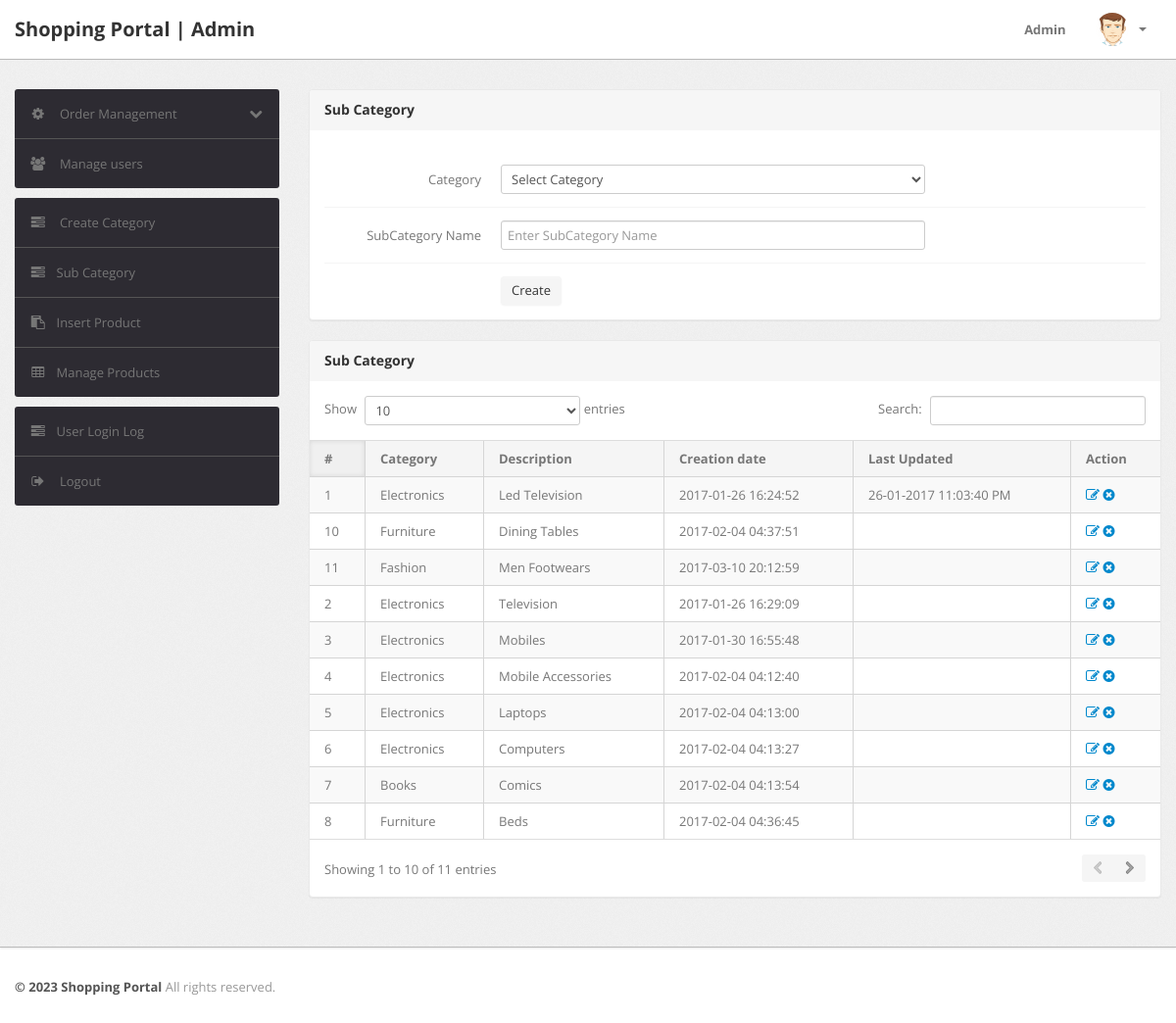
Before: /admin/subcategory.php (signed in) with the older database file.
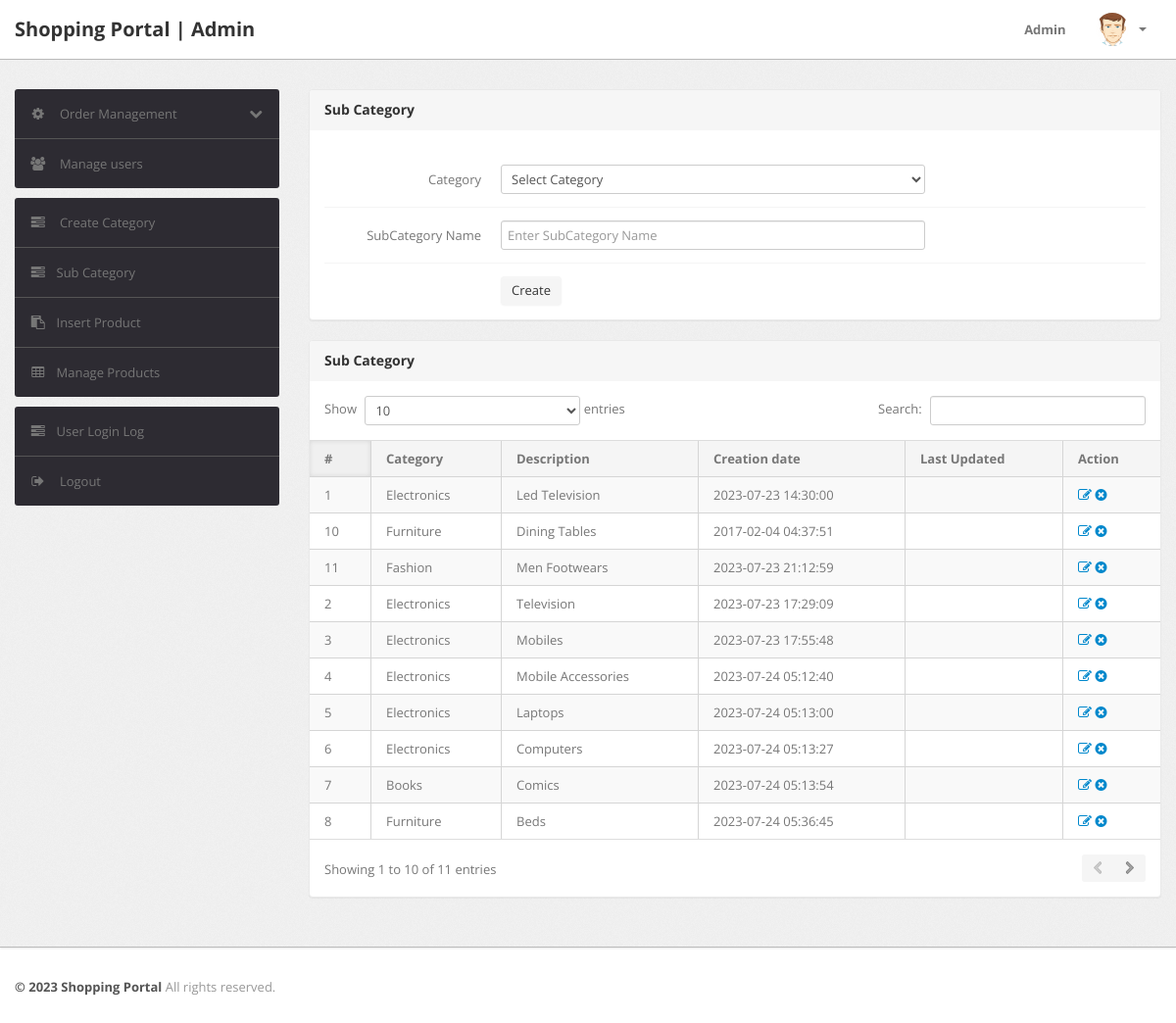
After: the same page with the newer database file.
### tables this page shows
CREATE TABLE `subcategory` (
  `id` int(11) NOT NULL,
  `categoryid` int(11) DEFAULT NULL,
  `subcategory` varchar(255) DEFAULT NULL,
  `creationDate` timestamp NULL DEFAULT current_timestamp(),
  `updationDate` varchar(255) DEFAULT NULL
);

CREATE TABLE `category` (
  `id` int(11) NOT NULL,
  `categoryName` varchar(255) DEFAULT NULL,
  `categoryDescription` longtext DEFAULT NULL,
  `creationDate` timestamp NOT NULL DEFAULT current_timestamp(),
  `updationDate` varchar(255) DEFAULT NULL
);

### admin/subcategory.php (the view, shortened to what this page needs)
<?php
include('include/config.php');
if(strlen($_SESSION['alogin'])==0)
	{
header('location:index.php');
}
else{
?>
<!DOCTYPE html>
<html lang="en">
<head>
	<link type="text/css" href="bootstrap/css/bootstrap.min.css" rel="stylesheet">
	<link type="text/css" href="bootstrap/css/bootstrap-responsive.min.css" rel="stylesheet">
	<link type="text/css" href="css/theme.css" rel="stylesheet">
	<link type="text/css" href="images/icons/css/font-awesome.css" rel="stylesheet">
</head>
<body>
<?php include('include/header.php');?>
	<div class="wrapper">
		<div class="container">
			<div class="row">
<?php include('include/sidebar.php');?>
			<div class="span9">
					<div class="content">
						<div class="module">
							<div class="module-head">
								<h3>Sub Category</h3>
							</div>
							<div class="module-body">
									<br />
			<form class="form-horizontal row-fluid" name="subcategory" method="post" >
<div class="control-group">
<label class="control-label" for="basicinput">Category</label>
<div class="controls">
<select name="category" class="span8 tip" required>
<option value="">Select Category</option>
</select>
</div>
</div>
<div class="control-group">
<label class="control-label" for="basicinput">SubCategory Name</label>
<div class="controls">
<input type="text" placeholder="Enter SubCategory Name"  name="subcategory" class="span8 tip" required>
</div>
</div>
	<div class="control-group">
											<div class="controls">
												<button type="submit" name="submit" class="btn">Create</button>
											</div>
										</div>
									</form>
							</div>
						</div>
	<div class="module">
							<div class="module-head">
								<h3>Sub Category</h3>
							</div>
							<div class="module-body table">
								<table cellpadding="0" cellspacing="0" border="0" class="datatable-1 table table-bordered table-striped	 display" width="100%">
									<thead>
										<tr>
											<th>#</th>
											<th>Category</th>
											<th>Description</th>
											<th>Creation date</th>
											<th>Last Updated</th>
											<th>Action</th>
										</tr>
									</thead>
									<tbody>
<?php $query=mysqli_query($con,"select subcategory.id,category.categoryName,subcategory.subcategory,subcategory.creationDate,subcategory.updationDate from subcategory join category on category.id=subcategory.categoryid");
$cnt=1;
while($row=mysqli_fetch_array($query))
{
?>
										<tr>
											<td><?php echo htmlentities($cnt);?></td>
											<td><?php echo htmlentities($row['categoryName']);?></td>
											<td><?php echo htmlentities($row['subcategory']);?></td>
											<td> <?php echo htmlentities($row['creationDate']);?></td>
											<td><?php echo htmlentities($row['updationDate']);?></td>
											<td>
											<a href="edit-subcategory.php?id=<?php echo $row['id']?>" ><i class="icon-edit"></i></a>
											<a href="subcategory.php?id=<?php echo $row['id']?>&del=delete" onClick="return confirm('Are you sure you want to delete?')"><i class="icon-remove-sign"></i></a></td>
										</tr>
										<?php $cnt=$cnt+1; } ?>
								</table>
							</div>
						</div>
					</div>
				</div>
			</div>
		</div>
	</div>
<?php include('include/footer.php');?>
</body>
<?php } ?>

### admin/include/header.php (shortened to what this page needs)
<div class="navbar navbar-fixed-top">
		<div class="navbar-inner">
			<div class="container">
			  	<a class="brand" href="index.html">
			  		Shopping Portal | Admin
			  	</a>
				<div class="nav-collapse collapse navbar-inverse-collapse">
					<ul class="nav pull-right">
						<li><a href="#">
							Admin
						</a></li>
						<li class="nav-user dropdown">
							<a href="#" class="dropdown-toggle" data-toggle="dropdown">
								<img src="images/user.png" class="nav-avatar" />
								<b class="caret"></b>
							</a>
						</li>
					</ul>
				</div>
			</div>
		</div>
	</div>

### admin/include/sidebar.php (shortened to what this page needs)
<div class="span3">
					<div class="sidebar">
<ul class="widget widget-menu unstyled">
							<li>
								<a class="collapsed" data-toggle="collapse" href="#togglePages">
									<i class="menu-icon icon-cog"></i>
									<i class="icon-chevron-down pull-right"></i><i class="icon-chevron-up pull-right"></i>
									Order Management
								</a>
							</li>
							<li>
								<a href="manage-users.php">
									<i class="menu-icon icon-group"></i>
									Manage users
								</a>
							</li>
						</ul>
						<ul class="widget widget-menu unstyled">
                                <li><a href="category.php"><i class="menu-icon icon-tasks"></i> Create Category </a></li>
                                <li><a href="subcategory.php"><i class="menu-icon icon-tasks"></i>Sub Category </a></li>
                                <li><a href="insert-product.php"><i class="menu-icon icon-paste"></i>Insert Product </a></li>
                                <li><a href="manage-products.php"><i class="menu-icon icon-table"></i>Manage Products </a></li>
                            </ul>
						<ul class="widget widget-menu unstyled">
							<li><a href="user-logs.php"><i class="menu-icon icon-tasks"></i>User Login Log </a></li>
							<li>
								<a href="logout.php">
									<i class="menu-icon icon-signout"></i>
									Logout
								</a>
							</li>
						</ul>
					</div>
				</div>

### admin/include/footer.php
<div class="footer">
	<div class="container">
		<b class="copyright">&copy; 2023 Shopping Portal </b> All rights reserved.
	</div>
</div>

Changed rows visible on the page:
changed subcategory "Led Television": creationDate "2017-01-26 16:24:52" → "2023-07-23 14:30:00"; updationDate "26-01-2017 11:03:40 PM" → (not shown)
changed subcategory "Television": creationDate "2017-01-26 16:29:09" → "2023-07-23 17:29:09"
changed subcategory "Mobiles": creationDate "2017-01-30 16:55:48" → "2023-07-23 17:55:48"
changed subcategory "Mobile Accessories": creationDate "2017-02-04 04:12:40" → "2023-07-24 05:12:40"
changed subcategory "Laptops": creationDate "2017-02-04 04:13:00" → "2023-07-24 05:13:00"
changed subcategory "Computers": creationDate "2017-02-04 04:13:27" → "2023-07-24 05:13:27"
changed subcategory "Comics": creationDate "2017-02-04 04:13:54" → "2023-07-24 05:13:54"
changed subcategory "Beds": creationDate "2017-02-04 04:36:45" → "2023-07-24 05:36:45"
changed subcategory "Men Footwears": creationDate "2017-03-10 20:12:59" → "2023-07-23 21:12:59"
